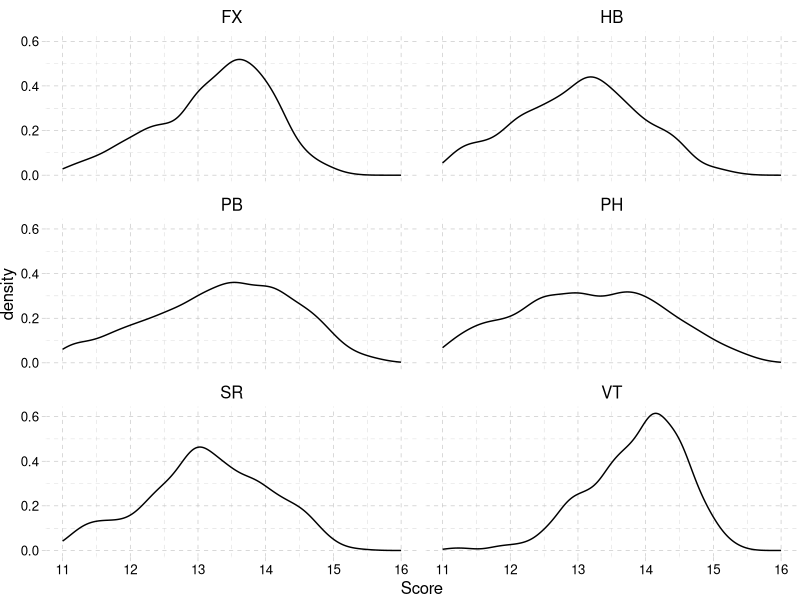
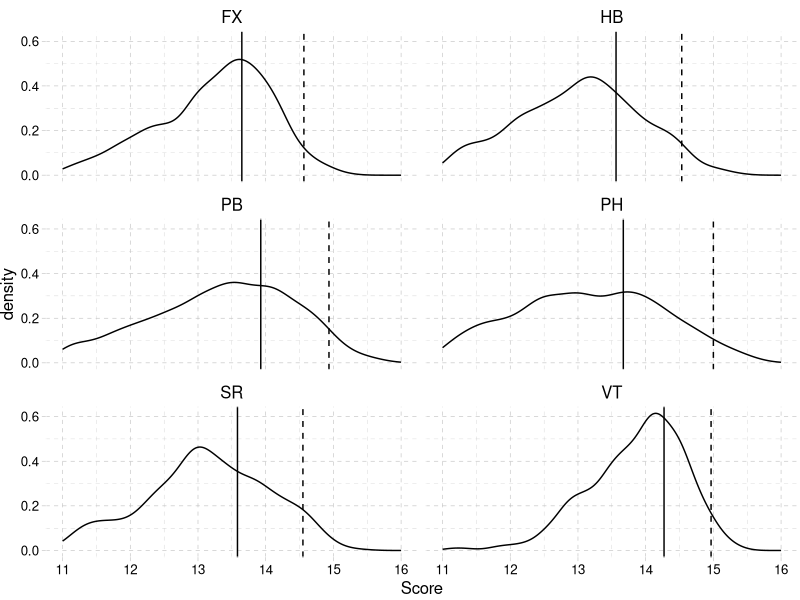

These figures' R source, in order:
## ---- chunk 1
library(tidyverse)
results_df <- read_csv("./2024-aggregate-results.csv")
## ---- chunk 2
# Selected Olympic teams:
olympian_list <- read_csv("./olympic_teams.csv")
olympians <- olympian_list %>% 
  select(NAME) %>% 
  pull()
olympic_teams <- olympian_list %>% 
  filter(TEAM %in% c("CHN", "JPN", "GBR", "USA", "CAN", "DEU", "ITA", "CHE", "ESP", "TUR", "NLD", "UKR"))
olympic_teams %>% pivot_wider(names_from = TEAM, values_from = NAME)
## ---- chunk 3
indv.averages_df <- results_df %>% 
  group_by(NAME, TEAM) %>% 
  summarise(
    across(FX:AA, mean, na.rm=TRUE) ,
    across(FX_D:HB_D, max, na.rm=TRUE)
    )%>% 
  mutate(across(FX_D:HB_D, ~na_if(., -Inf))) %>% 
  arrange(desc(AA)) 

indv.averages_df <- indv.averages_df %>% 
  filter(NAME %in% olympians)

indv.averages_df %>% 
  head()
## ---- chunk 4
#| label: fig-eventdist
#| fig-cap: national distributions of scores on each event
#| lst-label: lst-eventdist
#| lst-cap: plot of event distributions
library(ggthemes)
eventsdist <- results_df %>% select(MEET:HB) %>%
  # filter(NAME %in% olympic_teams$NAME) %>% 
  pivot_longer(
    cols = c(FX, PH, SR, VT, PB, HB),
    names_to = "Event",
    values_to = "Score",
  ) %>%
  ggplot(aes(x=Score)) +
  geom_density() +
  xlim(11, 16) +
  facet_wrap(~Event, ncol = 2) +
  theme_pander()
eventsdist
## ---- chunk 5
library(ggthemes)

event_averages <- results_df %>% select(!AA) %>%
  filter(NAME %in% olympians) %>% 
  pivot_longer(
    cols = c(FX, PH, SR, VT, PB, HB),
    names_to = "Event",
    values_to = "Score",
  ) %>% 
  group_by(Event) %>% 
  summarise(
    mean_score    = mean(Score, na.rm = T),
    sd_score      = sd(Score, na.rm = T),
    top_dec       = quantile(Score, probs = 0.9, na.rm = TRUE)
            )

eventsdist + 
  geom_vline(data = event_averages, aes(xintercept = mean_score)) +
  geom_vline(data = event_averages, aes(xintercept = top_dec), linetype = "dashed") 
## ---- chunk 6
# function to pick top three scores on each event from a team
team_top_scores <- function(names, scores = indv.averages_df, perevent = 3) {
  scores %>% 
    filter(NAME %in% names) %>%
    select(NAME, FX, PH, SR, VT, PB, HB) %>% 
    pivot_longer(
      -NAME,
      names_to = "Event",
      values_to = "Score",
    ) %>% 
    # take top 3 on each event dropping extra tied scores
    group_by(Event) %>% 
    slice_max(n = perevent, order_by = Score, with_ties = FALSE) %>% 
    mutate(
      teamscore = sum(Score),
      # names     = c(unique(NAME))
      )  %>%
    group_by(Event) %>% 
    summarise(
      Score   = first(teamscore),
      OnEvent = list((NAME))
      ) %>% ungroup()
}

# function to take output of select_top_scores and calculate total
team_total <- function(top_scores) {
  top_scores %>% 
    summarise(x=sum(Score)) %>% 
    pull()
}


results_df %>% 
  filter(NAME %in% olympic_teams$NAME) %>% 
  group_by(TEAM) %>% 
  summarise(score = team_total(team_top_scores(unlist(list(unique(NAME)))))) %>% 
  arrange(desc(score))
## ---- chunk 7
results_df %>% 
  filter(TEAM == "USA") %>% 
  pull(NAME) %>% 
  unique() %>% 
  team_top_scores()
## ---- chunk 8
indv.averages_df %>% 
  filter(TEAM == "GBR") %>% 
  pull(NAME) %>% 
  unique() %>% 
  team_top_scores()
